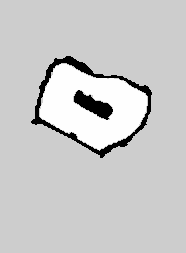
#> input picture maps/mymap.png, 186 x 253 px
$ python test3.py
#> lines starting #> are read from the running program, lines starting #| are printed output that depends on the picture; after the words box and inside, x2 and y2 are one past the last pixel; in counts of white or black regions, pixels touching at a corner belong together
#importing the module cv2
import cv2

#reading the image whose shape is to be detected using imread() function
imageread = cv2.imread('maps/mymap.png')
#> imageread is the input picture: shape (253, 186, 3); min 0, max 254, mean 201.7

#converting the input image to grayscale image using cvtColor() function
imagegray = cv2.cvtColor(imageread, cv2.COLOR_BGR2GRAY)

#using threshold() function to convert the grayscale image to binary image
_, imagethreshold = cv2.threshold(imagegray, 245, 255, cv2.THRESH_BINARY_INV)
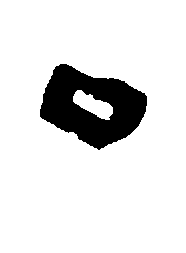
#> imagethreshold: shape (253, 186); 88.6% white; 1 black region

#finding the contours in the given image using findContours() function
imagecontours, _ = cv2.findContours(imagethreshold, cv2.RETR_TREE, cv2.CHAIN_APPROX_SIMPLE)
#> imagecontours = 3 contours; box (x1, y1, x2, y2) and area: (0, 0, 186, 253) 46620, (39, 63, 148, 151) 6107, (73, 90, 113, 120) 570

#for each of the contours detected, the shape of the contours is approximated using approxPolyDP() function and the contours are drawn in the image using drawContours() function
for count in imagecontours:
    epsilon = 0.01 * cv2.arcLength(count, True)
    approximations = cv2.approxPolyDP(count, epsilon, True)
    cv2.drawContours(imageread, [approximations], 0, (0), 3)
#> this loop made 3 passes
#> epsilon on passes 2 to 3: 3.25, 1.15
#> (epsilon, approximations) on pass 1: (8.74, [[0, 0], [0, 252], [185, 252], [185, 0]])
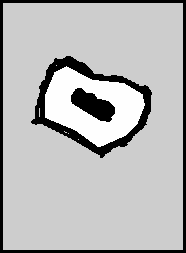
#> imageread: shape (253, 186, 3); 8.18% of pixels changed, all inside (x1, y1, x2, y2) = (0, 0, 186, 253)

#displaying the resulting image as the output on the screen
cv2.imshow("Resulting_image", imageread)
cv2.waitKey(0)
